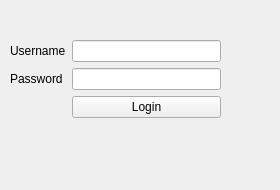
<?xml version="1.0" encoding="UTF-8"?>
<ui version="4.0">
 <class>LoginView</class>
 <widget class="QWidget" name="LoginView">
  <property name="geometry">
   <rect>
    <x>0</x>
    <y>0</y>
    <width>280</width>
    <height>190</height>
   </rect>
  </property>
  <property name="windowTitle">
   <string>Login </string>
  </property>
  <widget class="QWidget" name="formLayoutWidget">
   <property name="geometry">
    <rect>
     <x>10</x>
     <y>40</y>
     <width>211</width>
     <height>101</height>
    </rect>
   </property>
   <layout class="QFormLayout" name="formLayout">
    <item row="0" column="0">
     <layout class="QVBoxLayout" name="verticalLayout_4">
      <item>
       <widget class="QLabel" name="label_3">
        <property name="text">
         <string>Username</string>
        </property>
       </widget>
      </item>
      <item>
       <widget class="QLabel" name="label_4">
        <property name="text">
         <string>Password</string>
        </property>
       </widget>
      </item>
     </layout>
    </item>
    <item row="1" column="1">
     <widget class="QPushButton" name="loginButton">
      <property name="text">
       <string>Login</string>
      </property>
     </widget>
    </item>
    <item row="0" column="1">
     <layout class="QVBoxLayout" name="verticalLayout_3">
      <item>
       <widget class="QLineEdit" name="username_text"/>
      </item>
      <item>
       <widget class="QLineEdit" name="password_text">
        <property name="echoMode">
         <enum>QLineEdit::Password</enum>
        </property>
       </widget>
      </item>
     </layout>
    </item>
   </layout>
  </widget>
 </widget>
 <resources/>
 <connections/>
</ui>
